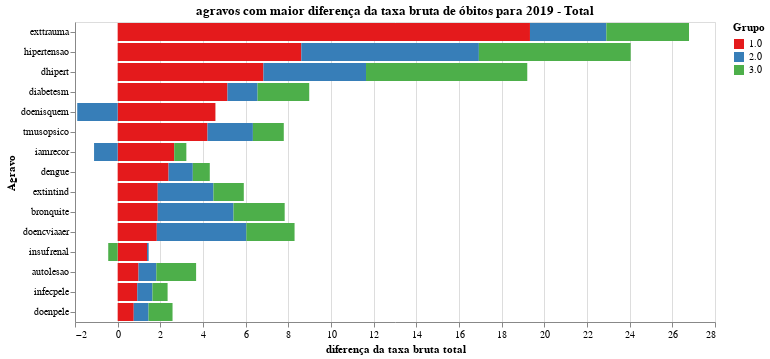

Write notebook code for a chart like this one.
### Code cell
chart = plot_grafico_dif(pop_19, pop_r,
                         'taxa_obitos_total', 
                         "agravos com maior diferença da taxa bruta de óbitos para 2019 - Total",
                        "diferença da taxa bruta total")

chart.save('tx_bruta_t.svg')
chart

### Figure 1 — Vega-Lite specification as saved in the notebook (floating-point values rounded to 4 significant figures)
{"config": {"view": {"continuousWidth": 400, "continuousHeight": 300}, "range": {"category": {"scheme": "set1"}}}, "data": {"name": "data-f5a85e7392b57873bda9c2c0e06d0265"}, "mark": "bar", "encoding": {"color": {"type": "nominal", "field": "grupo", "title": "Grupo"}, "order": {"type": "nominal", "field": "grupo", "sort": "ascending"}, "tooltip": {"type": "quantitative", "field": "taxa"}, "x": {"type": "quantitative", "field": "taxa", "title": "diferença da taxa bruta total"}, "y": {"type": "nominal", "field": "agravo", "sort": null, "title": "Agravo"}}, "title": "agravos com maior diferença da taxa bruta de óbitos para 2019 - Total", "width": 640, "$schema": "https://vega.github.io/schema/vega-lite/v4.8.1.json", "datasets": {"data-f5a85e7392b57873bda9c2c0e06d0265": [{"agravo": "exttrauma", "grupo": "1.0", "taxa": 19.33}, {"agravo": "exttrauma", "grupo": "2.0", "taxa": 3.58}, {"agravo": "exttrauma", "grupo": "3.0", "taxa": 3.876}, {"agravo": "hipertensao", "grupo": "1.0", "taxa": 8.608}, {"agravo": "hipertensao", "grupo": "2.0", "taxa": 8.323}, {"agravo": "hipertensao", "grupo": "3.0", "taxa": 7.117}, {"agravo": "dhipert", "grupo": "1.0", "taxa": 6.833}, {"agravo": "dhipert", "grupo": "2.0", "taxa": 4.809}, {"agravo": "dhipert", "grupo": "3.0", "taxa": 7.558}, {"agravo": "diabetesm", "grupo": "1.0", "taxa": 5.147}, {"agravo": "diabetesm", "grupo": "2.0", "taxa": 1.411}, {"agravo": "diabetesm", "grupo": "3.0", "taxa": 2.421}, {"agravo": "doenisquem", "grupo": "1.0", "taxa": 4.582}, {"agravo": "doenisquem", "grupo": "2.0", "taxa": -1.895}, {"agravo": "doenisquem", "grupo": "3.0", "taxa": 0.001856}, {"agravo": "tmusopsico", "grupo": "1.0", "taxa": 4.211}, {"agravo": "tmusopsico", "grupo": "2.0", "taxa": 2.128}, {"agravo": "tmusopsico", "grupo": "3.0", "taxa": 1.448}, {"agravo": "iamrecor", "grupo": "1.0", "taxa": 2.65}, {"agravo": "iamrecor", "grupo": "2.0", "taxa": -1.107}, {"agravo": "iamrecor", "grupo": "3.0", "taxa": 0.5696}, {"agravo": "dengue", "grupo": "1.0", "taxa": 2.386}, {"agravo": "dengue", "grupo": "2.0", "taxa": 1.135}, {"agravo": "dengue", "grupo": "3.0", "taxa": 0.7962}, {"agravo": "extintind", "grupo": "1.0", "taxa": 1.879}, {"agravo": "extintind", "grupo": "2.0", "taxa": 2.61}, {"agravo": "extintind", "grupo": "3.0", "taxa": 1.423}, {"agravo": "bronquite", "grupo": "1.0", "taxa": 1.877}, {"agravo": "bronquite", "grupo": "2.0", "taxa": 3.553}, {"agravo": "bronquite", "grupo": "3.0", "taxa": 2.399}, {"agravo": "doencviaaer", "grupo": "1.0", "taxa": 1.834}, {"agravo": "doencviaaer", "grupo": "2.0", "taxa": 4.199}, {"agravo": "doencviaaer", "grupo": "3.0", "taxa": 2.259}, {"agravo": "insufrenal", "grupo": "1.0", "taxa": 1.375}, {"agravo": "insufrenal", "grupo": "2.0", "taxa": 0.07865}, {"agravo": "insufrenal", "grupo": "3.0", "taxa": -0.4426}, {"agravo": "autolesao", "grupo": "1.0", "taxa": 0.9778}, {"agravo": "autolesao", "grupo": "2.0", "taxa": 0.8339}, {"agravo": "autolesao", "grupo": "3.0", "taxa": 1.865}, {"agravo": "infecpele", "grupo": "1.0", "taxa": 0.918}, {"agravo": "infecpele", "grupo": "2.0", "taxa": 0.7128}, {"agravo": "infecpele", "grupo": "3.0", "taxa": 0.7097}, {"agravo": "doenpele", "grupo": "1.0", "taxa": 0.7531}, {"agravo": "doenpele", "grupo": "2.0", "taxa": 0.694}, {"agravo": "doenpele", "grupo": "3.0", "taxa": 1.125}]}}
